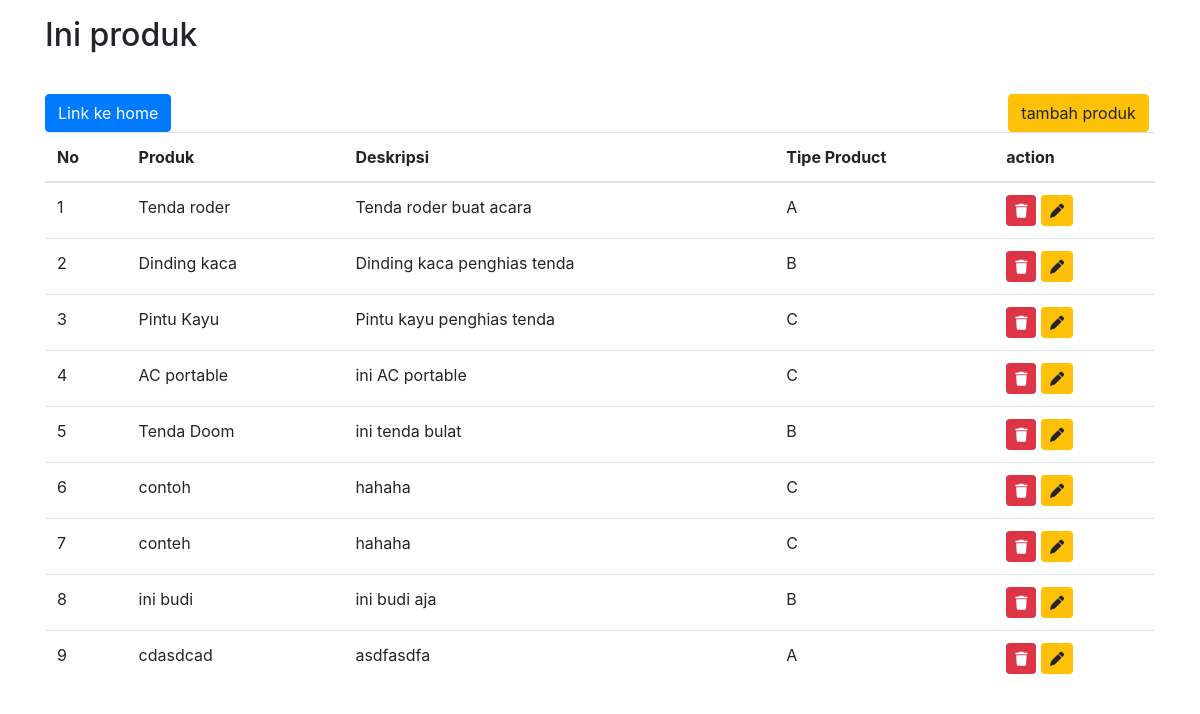
/produk/, run on the app's committed database.
### produk/models.py (models this page shows, shortened)
class produk(models.Model):
	NamaProduct = models.CharField(
						max_length=255,
						validators=[ValidNamaProduk]
						)
	DeskripsiProduct = models.CharField(
						max_length=255,
						blank=True
						)
	pilihan_tipe = [
			('A','Tipe A'),
			('B','Tipe B'),
			('C','Tipe C'),
	]
	Tipe = models.CharField(
						max_length=10,
						choices=pilihan_tipe
						)
	CreateDate =models.DateField(auto_now_add=True)
	UpdateDate =models.DateField(auto_now=True)

### produk/views.py (the view)
# urls.py: path('',views.index,name='home'),
def index(request):
	ContentProduct = models.produk.objects.all()
	content ={
				'judul' : 'produk',
				'body'	: ContentProduct,
	}
	x = range(1,6)
	print('haha hihi huhu')
	print(x)
	return render(request,'produk/index.html',content)

### produk/templates/produk/index.html (shortened to what this page needs)
{% extends 'base.html' %}
{% block body %}
<div class="container">
	<p><h2>Ini {{judul}}</h2></p>
	<br>
	<a class="btn btn-primary" href="{% url 'home' %}"
	role="button">Link ke home</a>
	<a class="btn btn-warning offset-9" href="{% url 'produk:create' %}" role="button">tambah produk</a>
	<br>
	<table class="table">
		<thead>
			<tr>
				  <th scope="col">No</th>
			      <th scope="col">Produk</th>
			      <th scope="col">Deskripsi</th>
			      <th scope="col">Tipe Product</th>
			      <th scope="col">action</th>
			</tr>
		</thead>
		<tbody>
			{% for i in body %}
			<tr>
				<td>{{ forloop.counter }}</td>
				<td>{{i.NamaProduct}}</td>
				<td>{{i.DeskripsiProduct}}</td>
				<td>{{i.Tipe}}</td>
				<td>
					<a class="btn btn-danger btn-sm " role="button" href="{% url 'produk:delete' i.id %}">
					<span class="fas fa-trash" aria-hidden="true"></span> </a>
					<a class="btn btn-warning btn-sm " role="button" href="{% url 'produk:update' i.id %}">
					<span class="fas fa-pen" aria-hidden="true"></span> </a>
				</td>
			</tr>
			{% endfor %}
		</tbody>
	</table>
</div>
{% endblock body %}

### data on the page
produk: NamaProduct "Tenda roder", DeskripsiProduct "Tenda roder buat acara", Tipe "A"
produk: NamaProduct "Dinding kaca", DeskripsiProduct "Dinding kaca penghias tenda", Tipe "B"
produk: NamaProduct "Pintu Kayu", DeskripsiProduct "Pintu kayu penghias tenda", Tipe "C"
produk: NamaProduct "AC portable", DeskripsiProduct "ini AC portable", Tipe "C"
produk: NamaProduct "Tenda Doom", DeskripsiProduct "ini tenda bulat", Tipe "B"
produk: NamaProduct "contoh", DeskripsiProduct "hahaha", Tipe "C"
produk: NamaProduct "conteh", DeskripsiProduct "hahaha", Tipe "C"
produk: NamaProduct "ini budi", DeskripsiProduct "ini budi aja", Tipe "B"
produk: NamaProduct "cdasdcad", DeskripsiProduct "asdfasdfa", Tipe "A"

### other printed values
{{ judul }} "produk"
